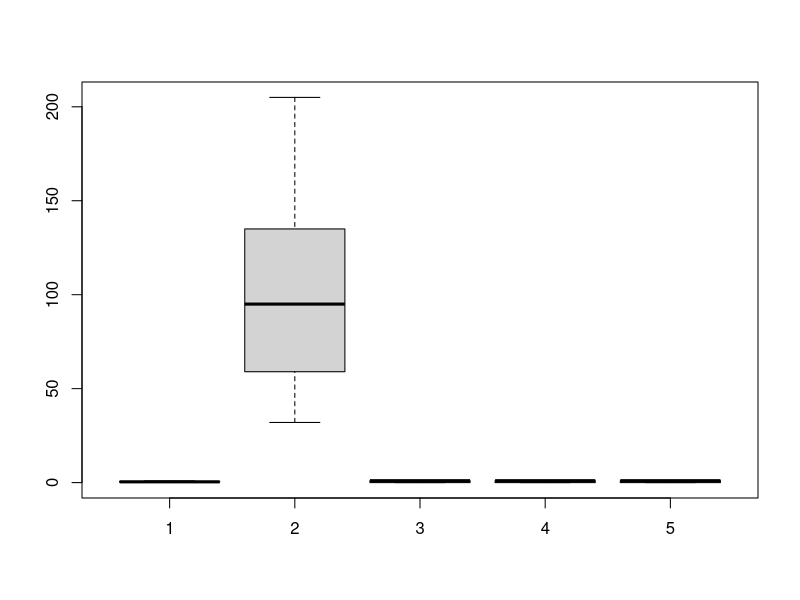
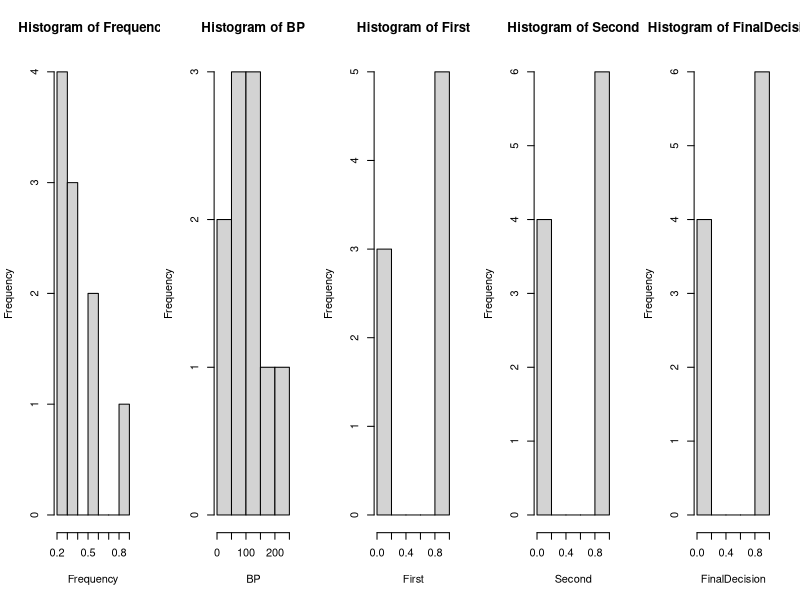

Recreate these plots in R, in order.
Frequency <- c(0.6,0.3,0.4,0.4,0.2,0.6,0.3,0.4,0.9,0.2)
BP <- c(103,87,32,42,59,109,78,205,135,176)
First <- c(1,1,1,1,0,0,0,NA,1)
Second <- c(0,0,1,1,0,0,1,1,1,1)
FinalDecision <- c(0,1,0,1,0,1,0,1,1,1)

boxplot(Frequency, BP, First, Second, FinalDecision)
par(mfrow = c(1,5))
hist(Frequency)
hist(BP)
hist(First)
hist(Second)
hist(FinalDecision)

